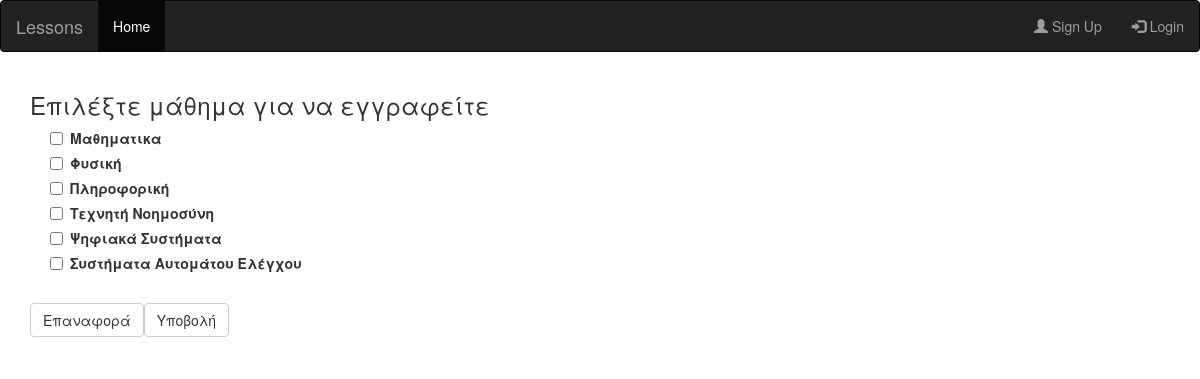
/php/egrafh_user_se_mathima.php, run on the app's committed database.
### tables this page shows
CREATE TABLE `lessons` (
  `id` int(11) NOT NULL,
  `title` text NOT NULL
);

### php/egrafh_user_se_mathima.php (the view, shortened to what this page needs)
<html>
    <head>
      <?php
      	require "conf.php";
	    require "../html/navbar.php";
      ?>
    </head>
    <body>
       <div class="container-fluid">
        <div class="col-xs-9 col-sm-9">
             <h3>Επιλέξτε μάθημα για να εγγραφείτε</h3>
                <?php
                  $user_id = $_SESSION['user_id'];
                  $con = mysqli_connect($local,$root,$pass,$idm);
                  mysqli_set_charset($con, "utf8");
                  $sql = "SELECT
                      		  *
                          FROM
                      		lessons
                          WHERE id NOT IN
                      		(SELECT lessons.id
                      			FROM lessons
                      			LEFT JOIN grades ON grades.lesson_id = lessons.id
                      			WHERE grades.user_id = '$user_id' )";
                  $result = mysqli_query($con, $sql);
                  if (mysqli_num_rows($result) > 0) {
                      echo "<form action='insert_the_lesson.php' method='post'>";
                      while ($row = mysqli_fetch_assoc($result)) {
                          $lesson_id = $row["id"];
                          echo '<label class="checkbox" style="margin-left: 40px;cursor:pointer;">';
                          echo "<input type='checkbox' name='lesson_id[]' value=$lesson_id>";
                          echo  " ".$row["title"]."</label>";
                      }
                     echo "<br>" . " <button class='btn btn-default' type='reset'>Επαναφορά</button>";
                              echo "<button class='btn btn-default' type='submit'>Υποβολή</button>";
                      echo "</form>";
                  } else {
                      echo "Δεν βρέθηκε κάποιο αποτέλεσμα </br>";
                  }
                  ?>
            </div>
        </div>
    </body>
</html>

### data on the page
lessons: title "Μαθηματικα"
lessons: title "Φυσική"
lessons: title "Πληροφορική"
lessons: title "Τεχνητή Νοημοσύνη"
lessons: title "Ψηφιακά Συστήματα"
lessons: title "Συστήματα Αυτομάτου Ελέγχου"
